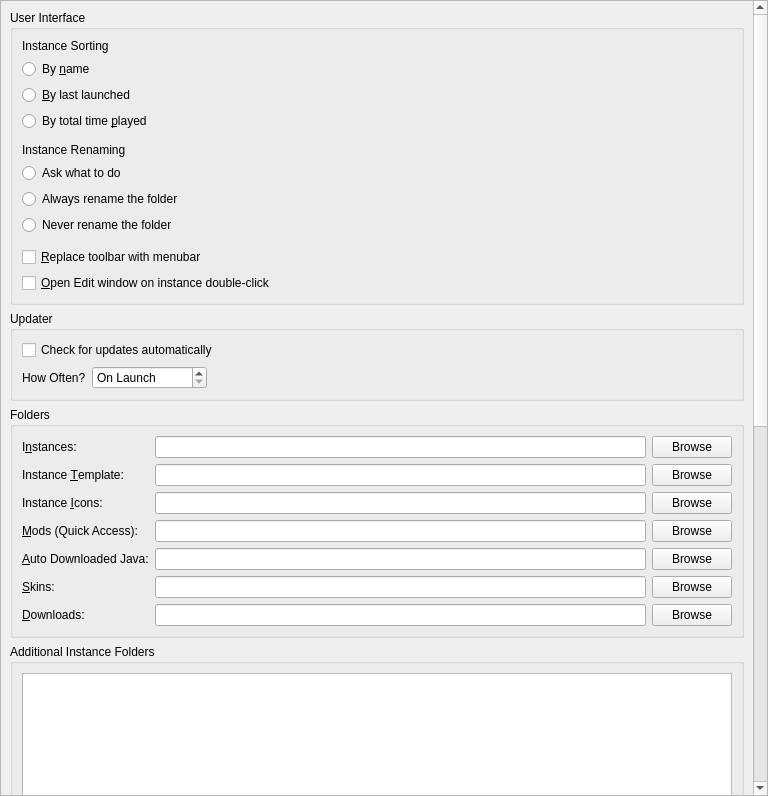
<?xml version="1.0" encoding="UTF-8"?>
<ui version="4.0">
 <class>LauncherPage</class>
 <widget class="QWidget" name="LauncherPage">
  <property name="geometry">
   <rect>
    <x>0</x>
    <y>0</y>
    <width>768</width>
    <height>796</height>
   </rect>
  </property>
  <property name="sizePolicy">
   <sizepolicy hsizetype="MinimumExpanding" vsizetype="MinimumExpanding">
    <horstretch>0</horstretch>
    <verstretch>0</verstretch>
   </sizepolicy>
  </property>
  <layout class="QVBoxLayout" name="verticalLayout">
   <property name="leftMargin">
    <number>0</number>
   </property>
   <property name="topMargin">
    <number>0</number>
   </property>
   <property name="rightMargin">
    <number>0</number>
   </property>
   <property name="bottomMargin">
    <number>0</number>
   </property>
   <item>
    <widget class="QScrollArea" name="scrollArea">
     <property name="horizontalScrollBarPolicy">
      <enum>Qt::ScrollBarPolicy::ScrollBarAsNeeded</enum>
     </property>
     <property name="widgetResizable">
      <bool>true</bool>
     </property>
     <widget class="QWidget" name="scrollAreaWidgetContents">
      <property name="geometry">
       <rect>
        <x>0</x>
        <y>-654</y>
        <width>749</width>
        <height>1448</height>
       </rect>
      </property>
      <layout class="QVBoxLayout" name="verticalLayout_8">
       <item>
        <widget class="QGroupBox" name="userInterfaceBox">
         <property name="enabled">
          <bool>true</bool>
         </property>
         <property name="title">
          <string>User Interface</string>
         </property>
         <layout class="QVBoxLayout" name="verticalLayout_2">
          <item>
           <widget class="QLabel" name="instanceSortingLabel">
            <property name="text">
             <string>Instance Sorting</string>
            </property>
           </widget>
          </item>
          <item>
           <widget class="QRadioButton" name="sortByNameBtn">
            <property name="text">
             <string>By &amp;name</string>
            </property>
            <attribute name="buttonGroup">
             <string notr="true">sortingModeGroup</string>
            </attribute>
           </widget>
          </item>
          <item>
           <widget class="QRadioButton" name="sortLastLaunchedBtn">
            <property name="text">
             <string>&amp;By last launched</string>
            </property>
            <attribute name="buttonGroup">
             <string notr="true">sortingModeGroup</string>
            </attribute>
           </widget>
          </item>
          <item>
           <widget class="QRadioButton" name="sortByPlaytimeBtn">
            <property name="text">
             <string>By total time &amp;played</string>
            </property>
            <attribute name="buttonGroup">
             <string notr="true">sortingModeGroup</string>
            </attribute>
           </widget>
          </item>
          <item>
           <spacer name="verticalSpacer">
            <property name="orientation">
             <enum>Qt::Orientation::Vertical</enum>
            </property>
            <property name="sizeType">
             <enum>QSizePolicy::Policy::Fixed</enum>
            </property>
            <property name="sizeHint" stdset="0">
             <size>
              <width>0</width>
              <height>6</height>
             </size>
            </property>
           </spacer>
          </item>
          <item>
           <widget class="QLabel" name="renamingBehaviorLabel">
            <property name="text">
             <string>Instance Renaming</string>
            </property>
           </widget>
          </item>
          <item>
           <widget class="QRadioButton" name="askToRenameDirBtn">
            <property name="text">
             <string>Ask what to do</string>
            </property>
            <attribute name="buttonGroup">
             <string notr="true">renamingBehaviorGroup</string>
            </attribute>
           </widget>
          </item>
          <item>
           <widget class="QRadioButton" name="alwaysRenameDirBtn">
            <property name="text">
             <string>Always rename the folder</string>
            </property>
            <attribute name="buttonGroup">
             <string notr="true">renamingBehaviorGroup</string>
            </attribute>
           </widget>
          </item>
          <item>
           <widget class="QRadioButton" name="neverRenameDirBtn">
            <property name="text">
             <string>Never rename the folder</string>
            </property>
            <attribute name="buttonGroup">
             <string notr="true">renamingBehaviorGroup</string>
            </attribute>
           </widget>
          </item>
          <item>
           <spacer name="verticalSpacer_2">
            <property name="orientation">
             <enum>Qt::Orientation::Vertical</enum>
            </property>
            <property name="sizeType">
             <enum>QSizePolicy::Policy::Fixed</enum>
            </property>
            <property name="sizeHint" stdset="0">
             <size>
              <width>0</width>
              <height>6</height>
             </size>
            </property>
           </spacer>
          </item>
          <item>
           <widget class="QCheckBox" name="preferMenuBarCheckBox">
            <property name="toolTip">
             <string>The menubar is more friendly for keyboard-driven interaction.</string>
            </property>
            <property name="text">
             <string>&amp;Replace toolbar with menubar</string>
            </property>
           </widget>
          </item>
          <item>
           <widget class="QCheckBox" name="editInstanceOnDoubleClick">
            <property name="toolTip">
             <string>Opens the edit instance window on double-clicking an instance instead of running the instance.</string>
            </property>
            <property name="text">
             <string>&amp;Open Edit window on instance double-click</string>
            </property>
           </widget>
          </item>
         </layout>
        </widget>
       </item>
       <item>
        <widget class="QGroupBox" name="updateSettingsBox">
         <property name="title">
          <string>Updater</string>
         </property>
         <layout class="QGridLayout" name="gridLayout_2">
          <item row="1" column="0">
           <layout class="QHBoxLayout" name="horizontalLayout_2">
            <item>
             <widget class="QLabel" name="updateIntervalLabel">
              <property name="text">
               <string>How Often?</string>
              </property>
             </widget>
            </item>
            <item>
             <widget class="QSpinBox" name="updateIntervalSpinBox">
              <property name="sizePolicy">
               <sizepolicy hsizetype="Maximum" vsizetype="Fixed">
                <horstretch>0</horstretch>
                <verstretch>0</verstretch>
               </sizepolicy>
              </property>
              <property name="toolTip">
               <string>Set to 0 to only check on launch</string>
              </property>
              <property name="specialValueText">
               <string>On Launch</string>
              </property>
              <property name="suffix">
               <string> hours</string>
              </property>
              <property name="prefix">
               <string>Every </string>
              </property>
              <property name="minimum">
               <number>0</number>
              </property>
              <property name="maximum">
               <number>168</number>
              </property>
             </widget>
            </item>
            <item>
             <spacer name="horizontalSpacer">
              <property name="orientation">
               <enum>Qt::Orientation::Horizontal</enum>
              </property>
              <property name="sizeHint" stdset="0">
               <size>
                <width>0</width>
                <height>0</height>
               </size>
              </property>
             </spacer>
            </item>
           </layout>
          </item>
          <item row="0" column="0" colspan="2">
           <widget class="QCheckBox" name="autoUpdateCheckBox">
            <property name="text">
             <string>Check for updates automatically</string>
            </property>
           </widget>
          </item>
         </layout>
        </widget>
       </item>
       <item>
        <widget class="QGroupBox" name="foldersBox">
         <property name="title">
          <string>Folders</string>
         </property>
         <layout class="QGridLayout" name="gridLayout">
          <item row="0" column="2">
           <widget class="QPushButton" name="instDirBrowseBtn">
            <property name="text">
             <string>Browse</string>
            </property>
           </widget>
          </item>
          <item row="10" column="0">
           <widget class="QLabel" name="labelDownloadsDir">
            <property name="text">
             <string>&amp;Downloads:</string>
            </property>
            <property name="buddy">
             <cstring>downloadsDirTextBox</cstring>
            </property>
           </widget>
          </item>
          <item row="2" column="0">
           <widget class="QLabel" name="labelIconsDir">
            <property name="text">
             <string>Instance &amp;Icons:</string>
            </property>
            <property name="buddy">
             <cstring>iconsDirTextBox</cstring>
            </property>
           </widget>
          </item>
          <item row="4" column="1">
           <widget class="QLineEdit" name="javaDirTextBox"/>
          </item>
          <item row="5" column="2">
           <widget class="QPushButton" name="skinsDirBrowseBtn">
            <property name="text">
             <string>Browse</string>
            </property>
           </widget>
          </item>
          <item row="3" column="0">
           <widget class="QLabel" name="labelModsDir">
            <property name="text">
             <string>&amp;Mods (Quick Access):</string>
            </property>
            <property name="buddy">
             <cstring>modsDirTextBox</cstring>
            </property>
           </widget>
          </item>
          <item row="4" column="2">
           <widget class="QPushButton" name="javaDirBrowseBtn">
            <property name="text">
             <string>Browse</string>
            </property>
           </widget>
          </item>
          <item row="2" column="2">
           <widget class="QPushButton" name="iconsDirBrowseBtn">
            <property name="text">
             <string>Browse</string>
            </property>
           </widget>
          </item>
          <item row="3" column="1">
           <widget class="QLineEdit" name="modsDirTextBox"/>
          </item>
          <item row="3" column="2">
           <widget class="QPushButton" name="modsDirBrowseBtn">
            <property name="text">
             <string>Browse</string>
            </property>
           </widget>
          </item>
          <item row="10" column="1">
           <widget class="QLineEdit" name="downloadsDirTextBox"/>
          </item>
          <item row="0" column="1">
           <widget class="QLineEdit" name="instDirTextBox"/>
          </item>
          <item row="0" column="0">
           <widget class="QLabel" name="labelInstDir">
            <property name="text">
             <string>I&amp;nstances:</string>
            </property>
            <property name="buddy">
             <cstring>instDirTextBox</cstring>
            </property>
           </widget>
          </item>
          <item row="5" column="0">
           <widget class="QLabel" name="labelSkinsDir">
            <property name="text">
             <string>&amp;Skins:</string>
            </property>
            <property name="buddy">
             <cstring>skinsDirTextBox</cstring>
            </property>
           </widget>
          </item>
          <item row="4" column="0">
           <widget class="QLabel" name="labelJavaDir">
            <property name="toolTip">
             <string>Folder where MAGF Launcher stores automatically downloaded Java versions. Do NOT set this to your system Java installation.</string>
            </property>
            <property name="text">
             <string>&amp;Auto Downloaded Java:</string>
            </property>
            <property name="buddy">
             <cstring>javaDirTextBox</cstring>
            </property>
           </widget>
          </item>
          <item row="2" column="1">
           <widget class="QLineEdit" name="iconsDirTextBox"/>
          </item>
          <item row="10" column="2">
           <widget class="QPushButton" name="downloadsDirBrowseBtn">
            <property name="text">
             <string>Browse</string>
            </property>
           </widget>
          </item>
          <item row="1" column="0">
           <widget class="QLabel" name="labelTemplateDir">
            <property name="toolTip">
             <string>Folder that may get copied to new instances on creation, can be toggled per instance. Useful for options.txt.</string>
            </property>
            <property name="text">
             <string>Instance &amp;Template:</string>
            </property>
            <property name="buddy">
             <cstring>templateDirTextBox</cstring>
            </property>
           </widget>
          </item>
          <item row="5" column="1">
           <widget class="QLineEdit" name="skinsDirTextBox"/>
          </item>
          <item row="1" column="1">
           <widget class="QLineEdit" name="templateDirTextBox"/>
          </item>
          <item row="1" column="2">
           <widget class="QPushButton" name="templateDirBrowseBtn">
            <property name="text">
             <string>Browse</string>
            </property>
           </widget>
          </item>
         </layout>
        </widget>
       </item>
       <item>
        <widget class="QGroupBox" name="additionalInstDirsGroupBox">
         <property name="title">
          <string>Additional Instance Folders</string>
         </property>
         <layout class="QVBoxLayout" name="additionalInstDirsLayout">
          <item>
           <widget class="QListWidget" name="additionalInstDirsList"/>
          </item>
          <item>
           <layout class="QHBoxLayout" name="additionalInstDirsBtnLayout">
            <item>
             <widget class="QPushButton" name="addInstDirBtn">
              <property name="text">
               <string>Add</string>
              </property>
             </widget>
            </item>
            <item>
             <widget class="QPushButton" name="removeInstDirBtn">
              <property name="text">
               <string>Remove</string>
              </property>
             </widget>
            </item>
            <item>
             <spacer name="additionalInstDirsSpacer">
              <property name="orientation">
               <enum>Qt::Orientation::Horizontal</enum>
              </property>
              <property name="sizeHint" stdset="0">
               <size>
                <width>0</width>
                <height>0</height>
               </size>
              </property>
             </spacer>
            </item>
           </layout>
          </item>
         </layout>
        </widget>
       </item>
       <item>
        <widget class="QGroupBox" name="modsBox">
         <property name="title">
          <string>Mods and Modpacks</string>
         </property>
         <layout class="QVBoxLayout" name="verticalLayout_4">
          <item>
           <widget class="QCheckBox" name="downloadsDirWatchRecursiveCheckBox">
            <property name="toolTip">
             <string>When enabled, in addition to the downloads folder, its sub folders will also be searched when looking for resources (e.g. when looking for blocked mods on CurseForge).</string>
            </property>
            <property name="text">
             <string>Check &amp;subfolders for blocked mods</string>
            </property>
           </widget>
          </item>
          <item>
           <widget class="QCheckBox" name="downloadsDirMoveCheckBox">
            <property name="toolTip">
             <string>When enabled, it will move blocked resources instead of copying them.</string>
            </property>
            <property name="text">
             <string>Move blocked mods instead of copying them</string>
            </property>
           </widget>
          </item>
          <item>
           <widget class="QCheckBox" name="metadataEnableBtn">
            <property name="toolTip">
             <string>Store version information provided by mod providers (like Modrinth or CurseForge) for mods.</string>
            </property>
            <property name="text">
             <string>Keep track of mod metadata</string>
            </property>
           </widget>
          </item>
          <item>
           <widget class="QLabel" name="metadataWarningLabel">
            <property name="text">
             <string>&lt;html&gt;&lt;head/&gt;&lt;body&gt;&lt;p&gt;&lt;span style=&quot; font-weight:600; color:#f5c211;&quot;&gt;Warning&lt;/span&gt;&lt;span style=&quot; color:#f5c211;&quot;&gt;: Disabling mod metadata may also disable some QoL features, such as mod updating!&lt;/span&gt;&lt;/p&gt;&lt;/body&gt;&lt;/html&gt;</string>
            </property>
            <property name="wordWrap">
             <bool>true</bool>
            </property>
           </widget>
          </item>
          <item>
           <widget class="QCheckBox" name="dependenciesEnableBtn">
            <property name="toolTip">
             <string>Automatically detect, install, and update mod dependencies.</string>
            </property>
            <property name="text">
             <string>Install dependencies automatically</string>
            </property>
           </widget>
          </item>
          <item>
           <widget class="QCheckBox" name="showModIncompatCheckBox">
            <property name="toolTip">
             <string>Currently this just shows mods which are not marked as compatible with the current Minecraft version.</string>
            </property>
            <property name="text">
             <string>Detect and show mod incompatibilities (experimental)</string>
            </property>
           </widget>
          </item>
          <item>
           <widget class="QCheckBox" name="modpackUpdatePromptBtn">
            <property name="toolTip">
             <string>When creating a new modpack instance, suggest updating an existing instance instead.</string>
            </property>
            <property name="text">
             <string>Suggest to update an existing instance during modpack installation</string>
            </property>
           </widget>
          </item>
          <item>
           <layout class="QHBoxLayout" name="modUpdateChannelLayout">
            <item>
             <widget class="QLabel" name="modUpdateChannelLabel">
              <property name="toolTip">
               <string>Select the preferred release channel when checking for mod updates.</string>
              </property>
              <property name="text">
               <string>Mod Update Channel:</string>
              </property>
             </widget>
            </item>
            <item>
             <widget class="QComboBox" name="modUpdateChannelComboBox">
              <property name="toolTip">
               <string>Select the preferred release channel when checking for mod updates.</string>
              </property>
              <item>
               <property name="text">
                <string>All (Release, Beta, Alpha)</string>
               </property>
              </item>
              <item>
               <property name="text">
                <string>Release only</string>
               </property>
              </item>
              <item>
               <property name="text">
                <string>Release and Beta</string>
               </property>
              </item>
             </widget>
            </item>
            <item>
             <spacer name="horizontalSpacer_3">
              <property name="orientation">
               <enum>Qt::Orientation::Horizontal</enum>
              </property>
              <property name="sizeHint" stdset="0">
               <size>
                <width>40</width>
                <height>20</height>
               </size>
              </property>
             </spacer>
            </item>
           </layout>
          </item>
         </layout>
        </widget>
       </item>
       <item>
        <widget class="QGroupBox" name="instanceBox">
         <property name="title">
          <string>Instance Creation</string>
         </property>
         <layout class="QVBoxLayout" name="verticalLayout_3">
          <item>
           <widget class="QCheckBox" name="downloadGameFilesBtn">
            <property name="toolTip">
             <string>Downloads required game files while creating the instance. Disable this to skip the initial download and fetch files when the instance is launched instead.</string>
            </property>
            <property name="text">
             <string>Download game files during instance creation</string>
            </property>
           </widget>
          </item>
         </layout>
        </widget>
       </item>
       <item>
        <widget class="QGroupBox" name="groupBox_2">
         <property name="title">
          <string>Console</string>
         </property>
         <layout class="QFormLayout" name="formLayout">
          <property name="labelAlignment">
           <set>Qt::AlignmentFlag::AlignLeading|Qt::AlignmentFlag::AlignLeft|Qt::AlignmentFlag::AlignVCenter</set>
          </property>
          <item row="0" column="0">
           <widget class="QLabel" name="lineLimitLabel">
            <property name="sizePolicy">
             <sizepolicy hsizetype="Maximum" vsizetype="Preferred">
              <horstretch>0</horstretch>
              <verstretch>0</verstretch>
             </sizepolicy>
            </property>
            <property name="text">
             <string>Log History &amp;Limit:</string>
            </property>
            <property name="buddy">
             <cstring>lineLimitSpinBox</cstring>
            </property>
           </widget>
          </item>
          <item row="0" column="1">
           <widget class="QSpinBox" name="lineLimitSpinBox">
            <property name="sizePolicy">
             <sizepolicy hsizetype="Maximum" vsizetype="Fixed">
              <horstretch>0</horstretch>
              <verstretch>0</verstretch>
             </sizepolicy>
            </property>
            <property name="suffix">
             <string> lines</string>
            </property>
            <property name="minimum">
             <number>10000</number>
            </property>
            <property name="maximum">
             <number>1000000</number>
            </property>
            <property name="singleStep">
             <number>10000</number>
            </property>
            <property name="value">
             <number>100000</number>
            </property>
           </widget>
          </item>
          <item row="1" column="0" colspan="2">
           <widget class="QCheckBox" name="checkStopLogging">
            <property name="text">
             <string>&amp;Stop logging when log overflows</string>
            </property>
           </widget>
          </item>
         </layout>
        </widget>
       </item>
       <item>
        <widget class="QGroupBox" name="tasksBox">
         <property name="title">
          <string>Tasks</string>
         </property>
         <layout class="QGridLayout" name="gridLayout_3">
          <item row="2" column="1">
           <widget class="QSpinBox" name="networkRetryLimitSpinBox">
            <property name="sizePolicy">
             <sizepolicy hsizetype="Maximum" vsizetype="Fixed">
              <horstretch>0</horstretch>
              <verstretch>0</verstretch>
             </sizepolicy>
            </property>
            <property name="minimumSize">
             <size>
              <width>60</width>
              <height>0</height>
             </size>
            </property>
            <property name="minimum">
             <number>0</number>
            </property>
           </widget>
          </item>
          <item row="1" column="1">
           <widget class="QSpinBox" name="numberOfConcurrentDownloadsSpinBox">
            <property name="sizePolicy">
             <sizepolicy hsizetype="Maximum" vsizetype="Fixed">
              <horstretch>0</horstretch>
              <verstretch>0</verstretch>
             </sizepolicy>
            </property>
            <property name="minimumSize">
             <size>
              <width>60</width>
              <height>0</height>
             </size>
            </property>
            <property name="minimum">
             <number>1</number>
            </property>
           </widget>
          </item>
          <item row="3" column="1">
           <widget class="QSpinBox" name="timeoutSecondsSpinBox">
            <property name="sizePolicy">
             <sizepolicy hsizetype="Maximum" vsizetype="Fixed">
              <horstretch>0</horstretch>
              <verstretch>0</verstretch>
             </sizepolicy>
            </property>
            <property name="minimumSize">
             <size>
              <width>60</width>
              <height>0</height>
             </size>
            </property>
            <property name="suffix">
             <string>s</string>
            </property>
           </widget>
          </item>
          <item row="2" column="0">
           <widget class="QLabel" name="networkRetryLimitLabel">
            <property name="text">
             <string>Network Retry Limit:</string>
            </property>
           </widget>
          </item>
          <item row="1" column="0">
           <widget class="QLabel" name="numberOfConcurrentDownloadsLabel">
            <property name="text">
             <string>Concurrent Download Limit:</string>
            </property>
           </widget>
          </item>
          <item row="3" column="0">
           <widget class="QLabel" name="timeoutSecondsLabel">
            <property name="toolTip">
             <string>Seconds to wait until the requests are terminated</string>
            </property>
            <property name="text">
             <string>HTTP Timeout:</string>
            </property>
           </widget>
          </item>
          <item row="0" column="1">
           <widget class="QSpinBox" name="numberOfConcurrentTasksSpinBox">
            <property name="sizePolicy">
             <sizepolicy hsizetype="Maximum" vsizetype="Fixed">
              <horstretch>0</horstretch>
              <verstretch>0</verstretch>
             </sizepolicy>
            </property>
            <property name="minimumSize">
             <size>
              <width>60</width>
              <height>0</height>
             </size>
            </property>
            <property name="minimum">
             <number>1</number>
            </property>
           </widget>
          </item>
          <item row="0" column="0">
           <widget class="QLabel" name="numberOfConcurrentTasksLabel">
            <property name="text">
             <string>Concurrent Task Limit:</string>
            </property>
           </widget>
          </item>
          <item row="0" column="2">
           <spacer name="horizontalSpacer_2">
            <property name="orientation">
             <enum>Qt::Orientation::Horizontal</enum>
            </property>
            <property name="sizeHint" stdset="0">
             <size>
              <width>0</width>
              <height>0</height>
             </size>
            </property>
           </spacer>
          </item>
         </layout>
        </widget>
       </item>
       <item>
        <spacer name="verticalSpacer_FeaturesTab">
         <property name="orientation">
          <enum>Qt::Orientation::Vertical</enum>
         </property>
         <property name="sizeHint" stdset="0">
          <size>
           <width>0</width>
           <height>0</height>
          </size>
         </property>
        </spacer>
       </item>
      </layout>
     </widget>
    </widget>
   </item>
  </layout>
 </widget>
 <tabstops>
  <tabstop>scrollArea</tabstop>
  <tabstop>sortByNameBtn</tabstop>
  <tabstop>sortLastLaunchedBtn</tabstop>
  <tabstop>sortByPlaytimeBtn</tabstop>
  <tabstop>askToRenameDirBtn</tabstop>
  <tabstop>alwaysRenameDirBtn</tabstop>
  <tabstop>neverRenameDirBtn</tabstop>
  <tabstop>preferMenuBarCheckBox</tabstop>
  <tabstop>editInstanceOnDoubleClick</tabstop>
  <tabstop>autoUpdateCheckBox</tabstop>
  <tabstop>updateIntervalSpinBox</tabstop>
  <tabstop>instDirTextBox</tabstop>
  <tabstop>instDirBrowseBtn</tabstop>
  <tabstop>templateDirTextBox</tabstop>
  <tabstop>templateDirBrowseBtn</tabstop>
  <tabstop>iconsDirTextBox</tabstop>
  <tabstop>iconsDirBrowseBtn</tabstop>
  <tabstop>modsDirTextBox</tabstop>
  <tabstop>modsDirBrowseBtn</tabstop>
  <tabstop>javaDirTextBox</tabstop>
  <tabstop>javaDirBrowseBtn</tabstop>
  <tabstop>skinsDirTextBox</tabstop>
  <tabstop>skinsDirBrowseBtn</tabstop>
  <tabstop>downloadsDirTextBox</tabstop>
  <tabstop>downloadsDirBrowseBtn</tabstop>
  <tabstop>additionalInstDirsList</tabstop>
  <tabstop>addInstDirBtn</tabstop>
  <tabstop>removeInstDirBtn</tabstop>
  <tabstop>downloadsDirWatchRecursiveCheckBox</tabstop>
  <tabstop>downloadsDirMoveCheckBox</tabstop>
  <tabstop>metadataEnableBtn</tabstop>
  <tabstop>dependenciesEnableBtn</tabstop>
  <tabstop>showModIncompatCheckBox</tabstop>
  <tabstop>modpackUpdatePromptBtn</tabstop>
  <tabstop>downloadGameFilesBtn</tabstop>
  <tabstop>lineLimitSpinBox</tabstop>
  <tabstop>checkStopLogging</tabstop>
  <tabstop>numberOfConcurrentTasksSpinBox</tabstop>
  <tabstop>numberOfConcurrentDownloadsSpinBox</tabstop>
  <tabstop>networkRetryLimitSpinBox</tabstop>
  <tabstop>timeoutSecondsSpinBox</tabstop>
 </tabstops>
 <resources/>
 <connections/>
 <buttongroups>
  <buttongroup name="sortingModeGroup"/>
  <buttongroup name="renamingBehaviorGroup"/>
 </buttongroups>
</ui>
